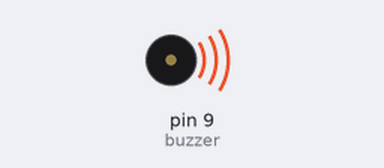
Bench run of a sketch on a simulated Arduino Uno, built with avr-gcc and run on an emulated ATmega328P. On the bench: buzzer (waves = sounding).

Above: at 0.98 s.
At 4.8 s:
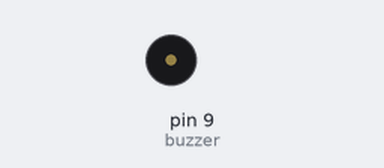
Timing chart, 0 to 6.2 s (numbered marks = the images above):
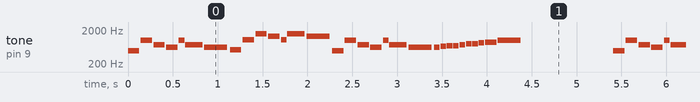

The sketch:

Pacman_sound.ino
```cpp
#define NOTE_B0  31
#define NOTE_C1  33
#define NOTE_CS1 35
#define NOTE_D1  37
#define NOTE_DS1 39
#define NOTE_E1  41
#define NOTE_F1  44
#define NOTE_FS1 46
#define NOTE_G1  49
#define NOTE_GS1 52
#define NOTE_A1  55
#define NOTE_AS1 58
#define NOTE_B1  62
#define NOTE_C2  65
#define NOTE_CS2 69
#define NOTE_D2  73
#define NOTE_DS2 78
#define NOTE_E2  82
#define NOTE_F2  87
#define NOTE_FS2 93
#define NOTE_G2  98
#define NOTE_GS2 104
#define NOTE_A2  110
#define NOTE_AS2 117
#define NOTE_B2  123
#define NOTE_C3  131
#define NOTE_CS3 139
#define NOTE_D3  147
#define NOTE_DS3 156
#define NOTE_E3  165
#define NOTE_F3  175
#define NOTE_FS3 185
#define NOTE_G3  196
#define NOTE_GS3 208
#define NOTE_A3  220
#define NOTE_AS3 233
#define NOTE_B3  247
#define NOTE_C4  262
#define NOTE_CS4 277
#define NOTE_D4  294
#define NOTE_DS4 311
#define NOTE_E4  330
#define NOTE_F4  349
#define NOTE_FS4 370
#define NOTE_G4  392
#define NOTE_GS4 415
#define NOTE_A4  440
#define NOTE_AS4 466
#define NOTE_B4  494
#define NOTE_C5  523
#define NOTE_CS5 554
#define NOTE_D5  587
#define NOTE_DS5 622
#define NOTE_E5  659
#define NOTE_F5  698
#define NOTE_FS5 740
#define NOTE_G5  784
#define NOTE_GS5 831
#define NOTE_A5  880
#define NOTE_AS5 932
#define NOTE_B5  988
#define NOTE_C6  1047
#define NOTE_CS6 1109
#define NOTE_D6  1175
#define NOTE_DS6 1245
#define NOTE_E6  1319
#define NOTE_F6  1397
#define NOTE_FS6 1480
#define NOTE_G6  1568
#define NOTE_GS6 1661
#define NOTE_A6  1760
#define NOTE_AS6 1865
#define NOTE_B6  1976
#define NOTE_C7  2093
#define NOTE_CS7 2217
#define NOTE_D7  2349
#define NOTE_DS7 2489
#define NOTE_E7  2637
#define NOTE_F7  2794
#define NOTE_FS7 2960
#define NOTE_G7  3136
#define NOTE_GS7 3322
#define NOTE_A7  3520
#define NOTE_AS7 3729
#define NOTE_B7  3951
#define NOTE_C8  4186
#define NOTE_CS8 4435
#define NOTE_D8  4699
#define NOTE_DS8 4978
#define REST      0

// change this to make the song slower or faster
int pacman_tempo = 105;
int buzzer = 9;

int pacman_melody[] = {

  // Pacman
  // Score available at https://musescore.com/user/85429/scores/107109
  NOTE_B4, 16, NOTE_B5, 16, NOTE_FS5, 16, NOTE_DS5, 16, //1
  NOTE_B5, 32, NOTE_FS5, -16, NOTE_DS5, 8, NOTE_C5, 16,
  NOTE_C6, 16, NOTE_G6, 16, NOTE_E6, 16, NOTE_C6, 32, NOTE_G6, -16, NOTE_E6, 8,

  NOTE_B4, 16,  NOTE_B5, 16,  NOTE_FS5, 16,   NOTE_DS5, 16,  NOTE_B5, 32,  //2
  NOTE_FS5, -16, NOTE_DS5, 8,  NOTE_DS5, 32, NOTE_E5, 32,  NOTE_F5, 32,
  NOTE_F5, 32,  NOTE_FS5, 32,  NOTE_G5, 32,  NOTE_G5, 32, NOTE_GS5, 32,  NOTE_A5, 16, NOTE_B5, 8
};

// sizeof gives the number of bytes, each int value is composed of two bytes (16 bits)
// there are two values per note (pitch and duration), so for each note there are four bytes
int pacman_notes = sizeof(pacman_melody) / sizeof(pacman_melody[0]) / 2;

// this calculates the duration of a whole note in ms
int pacman_wholenote = (60000 * 4) / pacman_tempo;

int pacman_divider = 0, pacman_noteDuration = 0;

void play() {
    for (int thisNote = 0; thisNote < pacman_notes * 2; thisNote = thisNote + 2) {

    // calculates the duration of each note
    pacman_divider = pacman_melody[thisNote + 1];
    if (pacman_divider > 0) {
      // regular note, just proceed
      pacman_noteDuration = (pacman_wholenote) / pacman_divider;
    } else if (pacman_divider < 0) {
      // dotted pacman_notes are represented with negative durations!!
      pacman_noteDuration = (pacman_wholenote) / abs(pacman_divider);
      pacman_noteDuration *= 1.5; // increases the duration in half for dotted pacman_notes
    }

    // we only play the note for 90% of the duration, leaving 10% as a pause
    tone(buzzer, pacman_melody[thisNote], pacman_noteDuration * 0.9);

    // Wait for the specief duration before playing the next note.
    delay(pacman_noteDuration);

    // stop the waveform generation before the next note.
    noTone(buzzer);
  }
  delay(1000);
}

void setup() {
  pinMode(9, OUTPUT);

}

void loop() {
  // no need to repeat the pacman_melody.
  play();
}
```

Measured:
- by itself, tone on pin 9 (buzzer): plays 494 Hz for 0.13 s, 988 Hz for 0.13 s, 740 Hz for 0.13 s, 622 Hz for 0.13 s, 988 Hz for 0.06 s, 740 Hz for 0.19 s … (746 notes in this stretch)
